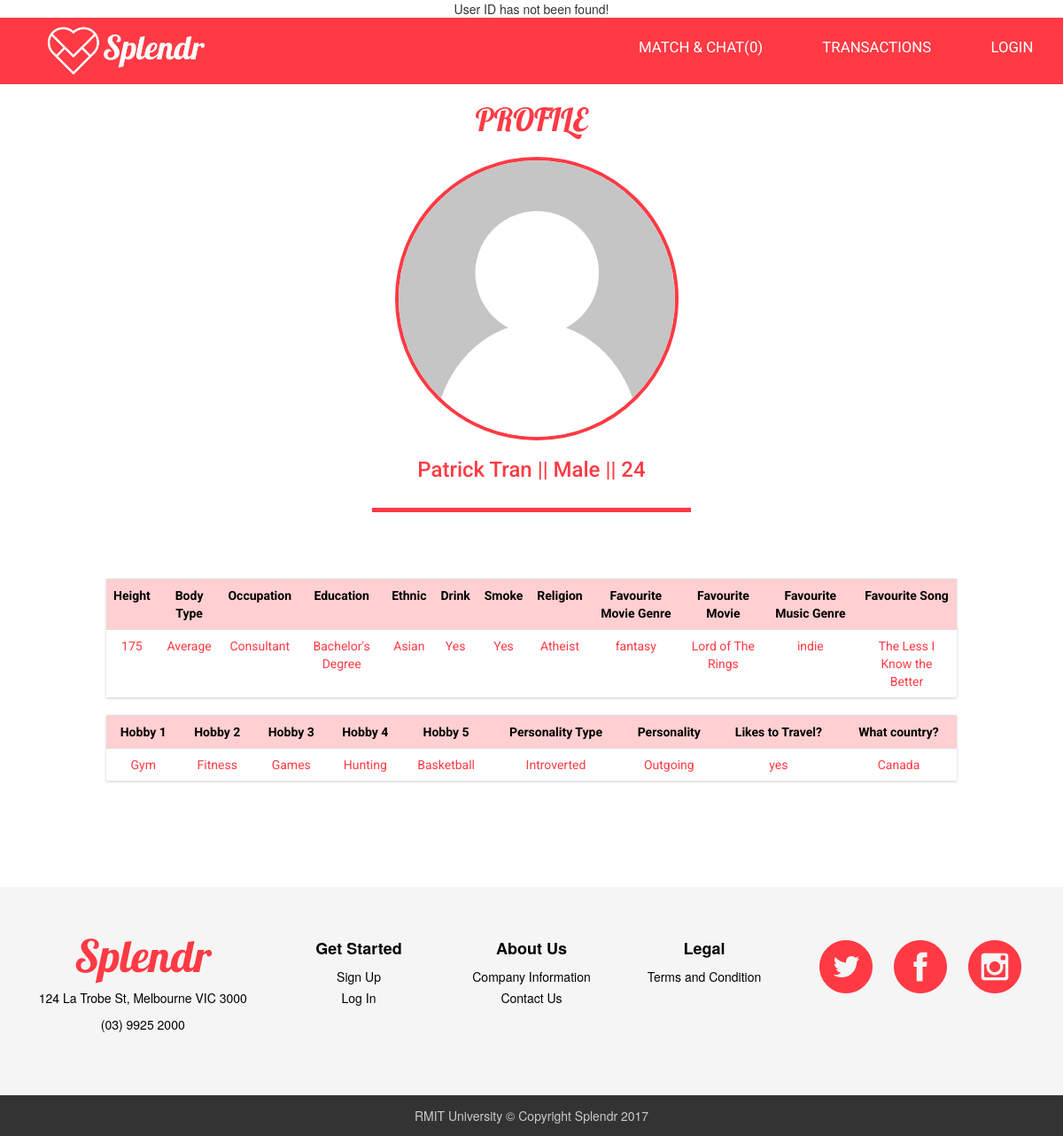
The app's page /Server/Profile/profilepage.php?user=16 with its own data.
### tables this page shows
CREATE TABLE `image` (
  `user_id` int(11) NOT NULL,
  `image` varchar(100) DEFAULT NULL
);

CREATE TABLE `members` (
  `user_id` int(200) NOT NULL,
  `gender` varchar(100) NOT NULL,
  `fname` varchar(100) NOT NULL,
  `lname` varchar(100) NOT NULL,
  `username` varchar(100) NOT NULL,
  `email` varchar(100) NOT NULL,
  `password` varchar(100) NOT NULL,
  `doby` int(100) NOT NULL,
  `dobm` int(100) NOT NULL,
  `dobd` int(100) NOT NULL,
  `state` varchar(100) NOT NULL,
  `city` varchar(100) NOT NULL,
  `msglimit` int(100) NOT NULL,
  `msgQty` int(100) DEFAULT NULL
);

CREATE TABLE `information` (
  `user_id` int(100) NOT NULL,
  `height` int(100) NOT NULL,
  `jobs` varchar(100) NOT NULL,
  `body` varchar(100) NOT NULL,
  `education` varchar(100) NOT NULL,
  `ethnic` varchar(100) NOT NULL,
  `drink` varchar(100) NOT NULL,
  `smoke` varchar(100) NOT NULL,
  `gamble` varchar(100) NOT NULL,
  `religion` varchar(100) NOT NULL,
  `aboutme` varchar(255) DEFAULT NULL
);

CREATE TABLE `favourites` (
  `user_id` int(200) NOT NULL,
  `movgenre` varchar(200) NOT NULL,
  `favmovie` varchar(200) NOT NULL,
  `musgenre` varchar(200) NOT NULL,
  `favsong` varchar(200) NOT NULL
);

CREATE TABLE `hobby` (
  `user_id` int(200) NOT NULL,
  `ptype` varchar(100) NOT NULL,
  `personality` varchar(100) NOT NULL,
  `hobby1` varchar(100) NOT NULL,
  `hobby2` varchar(100) NOT NULL,
  `hobby3` varchar(100) NOT NULL,
  `hobby4` varchar(100) NOT NULL,
  `hobby5` varchar(100) NOT NULL,
  `travel` varchar(100) NOT NULL,
  `visit` varchar(100) NOT NULL
);

### Server/Profile/profilepage.php (the view, shortened to what this page needs)
<!DOCTYPE html>
<?php
  if (isset($_GET['user'])) {
   $user_id = $_GET['user'];
  }
  $year = date("Y");
?>
<html>
  <head>
    <link rel="stylesheet" type="text/css" href="../../Client/css/profile.css">
    <?php include("../../Client/external/nav.php");?>
  </head>
  <body>
    <h1 style ="color:#FF3A44; font-family:'lobster', cursive;">PROFILE</h1>
    <section class = "container1">
      <div align="center" class="middle1">>
        <?php
        $sql = "SELECT * FROM image WHERE user_id = '$user_id'";
        $result = mysqli_query($db, $sql);
        while ($row = mysqli_fetch_array($result)) {
          echo "<img class='person' src='../../Database/img/".$row["image"]."'>";
          echo "<br>";
        }
        ?>
        <p><?php
        $db = mysqli_connect("localhost", "root", "", "accounts");
        $sql = "SELECT * FROM members WHERE user_id = '$user_id'";
        $result = $db->query($sql);
        	if ($result->num_rows > 0) {
        	  while($row = $result->fetch_assoc()) {
              $age = $year - $row["doby"];
              echo "<h3 class='userdesc'>".$row["fname"]." ".$row["lname"]." || ". $row["gender"]." || ".$age."</h3>";
            }
          }
          $myid = $_SESSION["myid"];
        ?></p>
        <br>
      </div>
    </section>
    <div class="middleline"></div>
    <div class="aboutme">
      <?php
        $db = mysqli_connect("localhost", "root", "", "accounts");
        $sql ="SELECT * FROM information WHERE user_id = '$user_id'";
        $result = $db->query($sql);
          if ($result->num_rows > 0) {
            while($row = $result->fetch_assoc()) {
              if ($row["aboutme"] == NULL && $myid == $user_id) {
                echo "<form method ='POST' action='../Profile/profilepage.php?user=$user_id'>";
                echo "<textarea name='aboutmeupdate' rows='5' cols='78' placeholder='Please write a brief introduction about yourself!'></textarea>";
                echo '<br>';
                echo "<input type='submit' name='updateaboutme'>";
                echo "</form>";
              }else{
                echo "<p>".$row["aboutme"]."</p><br><br>";
              }
            }
          }
        $sql = "SELECT * FROM members AS m INNER JOIN information as f ON m.user_id = f.user_id INNER JOIN ideal as i ON m.user_id = i.user_id INNER JOIN favourites as fa ON m.user_id = fa.user_id WHERE m.user_id = '$user_id'";
        $result = $db->query($sql);
        echo "<br>";
        echo "<table class ='table'>";
        echo "<tr>";
        echo "<th>Height</th>";
        echo "<th>Body Type</th>";
        echo "<th>Occupation</th>";
        echo "<th>Education</th>";
        echo "<th>Ethnic</th>";
        echo "<th>Drink</th>";
        echo "<th>Smoke</th>";
        echo "<th>Religion</th>";
        echo "<th>Favourite Movie Genre</th>";
        echo "<th>Favourite Movie</th>";
        echo "<th>Favourite Music Genre</th>";
        echo "<th>Favourite Song</th>";
        echo "</tr>";
          if ($result->num_rows > 0) {
            while($row = $result->fetch_assoc()) {
              echo "<tr>";
              echo "<td>".$row["height"]."</td>";
              echo "<td>".$row["body"]."</td>";
              echo "<td>".$row["jobs"]."</td>";
              echo "<td>".$row["education"]."</td>";
              echo "<td>".$row["ethnic"]."</td>";
              echo "<td>".$row["drink"]."</td>";
              echo "<td>".$row["smoke"]."</td>";
              echo "<td>".$row["religion"]."</td>";
              echo "<td>".$row["movgenre"]."</td>";
              echo "<td>".$row["favmovie"]."</td>";
              echo "<td>".$row["musgenre"]."</td>";
              echo "<td>".$row["favsong"]."</td>";
            }
          }
        echo "</table>";
        echo "<table class ='table'>";
        echo "<tr>";
        echo "<th>Hobby 1</th>";
        echo "<th>Hobby 2</th>";
        echo "<th>Hobby 3</th>";
        echo "<th>Hobby 4</th>";
        echo "<th>Hobby 5</th>";
        echo "<th>Personality Type</th>";
        echo "<th>Personality</th>";
        echo "<th>Likes to Travel?</th>";
        echo "<th>What country?</th>";
        echo "</tr>";
        $sql = "SELECT * FROM members AS m INNER JOIN information as f ON m.user_id = f.user_id INNER JOIN ideal as i ON m.user_id = i.user_id INNER JOIN favourites as fa ON m.user_id = fa.user_id INNER JOIN hobby as h on m.user_id = h.user_id WHERE m.user_id = '$user_id'";
        $result = $db->query($sql);
        if ($result->num_rows > 0) {
          while($row = $result->fetch_assoc()) {
            echo "<tr>";
            echo "<td>".$row["hobby1"]."</td>";
            echo "<td>".$row["hobby2"]."</td>";
            echo "<td>".$row["hobby3"]."</td>";
            echo "<td>".$row["hobby4"]."</td>";
            echo "<td>".$row["hobby5"]."</td>";
            echo "<td>".$row["ptype"]."</td>";
            echo "<td>".$row["personality"]."</td>";
            echo "<td>".$row["travel"]."</td>";
            echo "<td>".$row["visit"]."</td>";
            echo "</tr>";
          }
        }
        echo "</table>";
      ?>
    </div>
  </body>
  <?php include("../../Client/external/footer.php");?>
</html>

### Client/external/nav.php (shortened to what this page needs)
<?php
	$db = mysqli_connect("localhost","root","","accounts");
	foreach($db->query("SELECT COUNT(message) FROM message WHERE friend_id ='$myid' AND status= '1'") as $row) {
		$notification = $row['COUNT(message)'];
	}
?>
<link rel="stylesheet" href="../../Client/css/nav.css">
<nav class ="navigation">
  <ul>
    <li class="img"><a href="../../Client/index/index.php"><img src="../../Database/img/Logo.png"></a></li>
    <li><a class ="link"href="../../Server/Preference/Match.php">MATCH & CHAT(<?php echo $notification;?>)</a></li>
    <li><a class="link" href="../../Server/Transaction/cart.php">TRANSACTIONS</a></li>
    <?php
			if(isset($_SESSION["loggedin"])){
	      echo"<li><a class='link' href ='../../Server/Profile/profilepage.php?user=$myid'>PROFILE</a></li>";
				echo "<li><a class='link' href=''../../Server/Login/logout.php'>LOGOUT</a></li>";
	    }else{
	      echo"<li><a class ='link' href ='../../Server/Login/login.php'>LOGIN</a></li>";
	    }
		?>
  </ul>
</nav>

### Client/external/footer.php (shortened to what this page needs)
<div class="content">
</div>
<footer id="footerContainer">
  <link rel="stylesheet" href="http://maxcdn.bootstrapcdn.com/bootstrap/3.3.7/css/bootstrap.min.css">
  <link rel="stylesheet" href="../../Client/css/footer.css">
  <div class="container">
    <div class="row">
      <div class="col-sm-3">
        <h2 class="logo"><a href="../../Client/Index/index.php"> Splendr </a></h2>
        <p> 124 La Trobe St, Melbourne VIC 3000</p>
        <p>(03) 9925 2000</p>
      </div>
      <div class="col-sm-2">
        <h5>Get Started</h5>
        <ul>
          <li><a href="../../Server/Registration/register.php">Sign Up</a></li>
          <li><a href="../../Server/Login/login.php">Log In</a></li>
        </ul>
      </div>
      <div class="col-sm-2">
        <h5>About Us</h5>
        <ul>
          <li><a href="../../Client/About/company.php">Company Information</a></li>
          <li><a href="../../Client/About/contact.php">Contact Us</a></li>
        </ul>
      </div>
      <div class="col-sm-2">
        <h5>Legal</h5>
        <ul>
          <li><a href="../../Client/Legal/terms.php">Terms and Condition</a></li>
        </ul>
      </div>
      <div class="col-sm-3">
        <div class="social-networks">
          <a href="https://twitter.com/" class="twitter"><img src="../../Database/img/twitter.png"></a>
          <a href="https://www.facebook.com/" class="facebook"><img src="../../Database/img/facebook.png"></a>
          <a href="https://www.instagram.com/" class="instagram"><img src ="../../Database/img/instagram.png"></a>
        </div>
      </div>
    </div>
  </div>
  <div class="footer-copyright">
    <p> RMIT University © Copyright Splendr 2017</p>
  </div>
</footer>

### Client/css/profile.css (style rules this page uses)
html, body { width:100%; height: 100%; margin:0; padding:0; }
body { text-align: center; }
table { margin:auto; text-align: center; width: 80%; color: #FF3A44; font-family: 'Roboto', sans-serif; }
table th { text-align: center; color: black; background: #FFCFD1; padding: 5px; }
.userdesc { color: #FF3A44; font-family: 'Roboto',sans-serif;, }
.aboutme { width: 80%; margin:auto; padding: 5px 0px 0px 0px; border-bottom-left-radius: 5px; border-bottom-right-radius:5px; }
.middleline { background-color: #FF3A44; width: 30%; margin:auto; height: 5px; }
.content { max-width:500px; margin: 0 auto; text-align: center; }
.person { border-radius: 50%; height: 320px; width: 320px; border: 4px solid #FF3A44; margin-top: 2%; }
.container1 { width: 50%; margin-left: 25%; margin-right: 25%; border-top-right-radius: 8px; border-top-left-radius: 8px; color: white; }
.table { margin: 0 0 40px 0; width: 100%; box-shadow: 0 1px 3px rgba(0,0,0,0.2); display: table; @media screen and (max-width: 580px); }

### Client/css/nav.css (style rules this page uses)
nav { font-family: 'Quicksand', sans-serif; background-color: #FF3A44; color: white; margin: 0; overflow: hidden; }
nav ul li { display: inline-block; list-style-type: none; }
li { display:table-cell; vertical-align: middle; text-decoration: none; }
nav ul { margin: 0; padding: 0; display: flex; }
nav img { width: auto; height: 75px; margin-left: 20%; }
nav ul li .link { color: white; display: block; line-height: 3em; padding: 0.5em 2em; text-decoration: none; font-family: 'Roboto', sans-serif; font-size: 120%; width: auto; }
nav ul li:first-child { margin-right: auto; }

### Client/css/footer.css (style rules this page uses)
#footerContainer { background-color: #f5f5f5; color: black; padding-top: 30px; width: 100%; }
footer { bottom: 0; }
#footerContainer .footer-copyright { background-color: #333333; padding-top: 3px; padding-bottom: 3px; text-align: center; }
#footerContainer .row { margin-bottom: 60px; }
#footerContainer .footer-copyright p { margin: 10px; color: #ccc; }
#footerContainer ul { list-style-type: none; padding-left: 0; line-height: 1.7; }
#footerContainer li { display: block; }
#footerContainer h5 { font-size: 18px; color: black; font-weight: bold; margin-top: 30px; }
#footerContainer h2 a { font-size: 50px; text-align: center; font-family: 'Lobster', sans-serif; color: #FF3A44; }
#footerContainer a { color: black; text-decoration: none; }
#footerContainer .social-networks { text-align: center; padding-top: 30px; padding-bottom: 16px; }
#footerContainer .facebook { padding: 10px; }
#footerContainer .instagram { padding: 10px; }
#footerContainer .twitter { padding: 10px; }
html { height: 100%; }
.content { flex: 1 0 auto; -webkit-flex: 1 0 auto; min-height: 100px; }

### records on screen
image: image (placeholder picture)
members: fname "Patrick", lname "Tran", gender "Male", information.height "175", information.body "Average", information.jobs "Consultant", information.education "Bachelor's Degree", information.ethnic "Asian", information.drink "Yes", information.smoke "Yes", information.religion "Atheist", favourites.movgenre "fantasy", favourites.favmovie "Lord of The Rings", favourites.musgenre "indie", favourites.favsong "The Less I Know the Better", hobby.hobby1 "Gym", hobby.hobby2 "Fitness", hobby.hobby3 "Games", hobby.hobby4 "Hunting", hobby.hobby5 "Basketball", hobby.ptype "Introverted", hobby.personality "Outgoing", hobby.travel "yes", hobby.visit "Canada"

### other values on screen
$notification "0"
